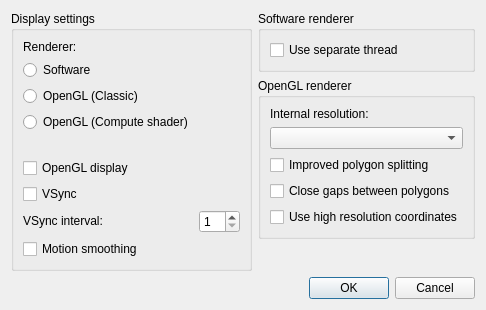
<?xml version="1.0" encoding="UTF-8"?>
<ui version="4.0">
 <class>VideoSettingsDialog</class>
 <widget class="QDialog" name="VideoSettingsDialog">
  <property name="geometry">
   <rect>
    <x>0</x>
    <y>0</y>
    <width>514</width>
    <height>316</height>
   </rect>
  </property>
  <property name="sizePolicy">
   <sizepolicy hsizetype="Preferred" vsizetype="Preferred">
    <horstretch>0</horstretch>
    <verstretch>0</verstretch>
   </sizepolicy>
  </property>
  <property name="windowTitle">
   <string>Video settings - melonDS</string>
  </property>
  <layout class="QGridLayout" name="gridLayout">
   <property name="sizeConstraint">
    <enum>QLayout::SizeConstraint::SetFixedSize</enum>
   </property>
   <property name="horizontalSpacing">
    <number>6</number>
   </property>
   <item row="1" column="1">
    <widget class="QGroupBox" name="groupBox_3">
     <property name="title">
      <string>OpenGL renderer</string>
     </property>
     <layout class="QGridLayout" name="gridLayout_4">
      <item row="0" column="0">
       <widget class="QLabel" name="label_3">
        <property name="text">
         <string>Internal resolution:</string>
        </property>
       </widget>
      </item>
      <item row="2" column="0">
       <widget class="QCheckBox" name="cbBetterPolygons">
        <property name="whatsThis">
         <string>&lt;html&gt;&lt;head/&gt;&lt;body&gt;&lt;p&gt;Enabling this may help reduce distortion on quads and more complex polygons, but may also reduce performance.&lt;/p&gt;&lt;/body&gt;&lt;/html&gt;</string>
        </property>
        <property name="text">
         <string>Improved polygon splitting</string>
        </property>
       </widget>
      </item>
      <item row="1" column="0">
       <widget class="QComboBox" name="cbxGLResolution">
        <property name="whatsThis">
         <string>&lt;html&gt;&lt;head/&gt;&lt;body&gt;&lt;p&gt;The resolution at which the 3D graphics will be rendered. Higher resolutions improve graphics quality when the main window is enlarged, but may also cause glitches.&lt;/p&gt;&lt;/body&gt;&lt;/html&gt;</string>
        </property>
       </widget>
      </item>
      <item row="3" column="0">
       <widget class="QCheckBox" name="cbCloseSeams">
        <property name="whatsThis">
         <string>&lt;html&gt;&lt;head/&gt;&lt;body&gt;&lt;p&gt;Widens solid polygons by one pixel so neighbouring polygons overlap. This removes the thin black lines and dots that can appear between terrain tiles, for example in the Pokémon games.&lt;/p&gt;&lt;/body&gt;&lt;/html&gt;</string>
        </property>
        <property name="text">
         <string>Close gaps between polygons</string>
        </property>
       </widget>
      </item>
      <item row="4" column="0">
       <widget class="QCheckBox" name="cbxComputeHiResCoords">
        <property name="text">
         <string>Use high resolution coordinates</string>
        </property>
       </widget>
      </item>
     </layout>
    </widget>
   </item>
   <item row="0" column="1">
    <widget class="QGroupBox" name="groupBox_2">
     <property name="title">
      <string>Software renderer</string>
     </property>
     <layout class="QGridLayout" name="gridLayout_3">
      <item row="0" column="0">
       <widget class="QCheckBox" name="cbSoftwareThreaded">
        <property name="whatsThis">
         <string>&lt;html&gt;&lt;head/&gt;&lt;body&gt;&lt;p&gt;Run the software renderer on a separate thread. Yields better performance on multi-core CPUs.&lt;/p&gt;&lt;/body&gt;&lt;/html&gt;</string>
        </property>
        <property name="text">
         <string>Use separate thread</string>
        </property>
       </widget>
      </item>
     </layout>
    </widget>
   </item>
   <item row="4" column="0" colspan="2">
    <widget class="QDialogButtonBox" name="buttonBox">
     <property name="orientation">
      <enum>Qt::Orientation::Horizontal</enum>
     </property>
     <property name="standardButtons">
      <set>QDialogButtonBox::StandardButton::Cancel|QDialogButtonBox::StandardButton::Ok</set>
     </property>
    </widget>
   </item>
   <item row="0" column="0" rowspan="3" alignment="Qt::AlignmentFlag::AlignTop">
    <widget class="QGroupBox" name="groupBox">
     <property name="title">
      <string>Display settings</string>
     </property>
     <layout class="QGridLayout" name="gridLayout_2">
      <item row="7" column="1">
       <widget class="QSpinBox" name="sbVSyncInterval">
        <property name="whatsThis">
         <string>&lt;html&gt;&lt;head/&gt;&lt;body&gt;&lt;p&gt;The interval at which to synchronize to the monitor's refresh rate. Set to 1 for a 60Hz monitor, 2 for 120Hz, ...&lt;/p&gt;&lt;/body&gt;&lt;/html&gt;</string>
        </property>
        <property name="minimum">
         <number>1</number>
        </property>
        <property name="maximum">
         <number>20</number>
        </property>
       </widget>
      </item>
      <item row="5" column="0" colspan="2">
       <widget class="QCheckBox" name="cbGLDisplay">
        <property name="whatsThis">
         <string>&lt;html&gt;&lt;head/&gt;&lt;body&gt;&lt;p&gt;Use OpenGL to draw the DS screens to the main window. May result in better frame pacing. Mandatory when using the OpenGL 3D renderer.&lt;/p&gt;&lt;/body&gt;&lt;/html&gt;</string>
        </property>
        <property name="text">
         <string>OpenGL display</string>
        </property>
       </widget>
      </item>
      <item row="4" column="0" colspan="2">
       <spacer name="verticalSpacer">
        <property name="orientation">
         <enum>Qt::Orientation::Vertical</enum>
        </property>
        <property name="sizeType">
         <enum>QSizePolicy::Policy::Fixed</enum>
        </property>
        <property name="sizeHint" stdset="0">
         <size>
          <width>20</width>
          <height>20</height>
         </size>
        </property>
       </spacer>
      </item>
      <item row="6" column="0" colspan="2">
       <widget class="QCheckBox" name="cbVSync">
        <property name="whatsThis">
         <string>&lt;html&gt;&lt;head/&gt;&lt;body&gt;&lt;p&gt;When using OpenGL, synchronize the video output to your monitor's refresh rate.&lt;/p&gt;&lt;/body&gt;&lt;/html&gt;</string>
        </property>
        <property name="text">
         <string>VSync</string>
        </property>
       </widget>
      </item>
      <item row="7" column="0">
       <widget class="QLabel" name="label_2">
        <property name="sizePolicy">
         <sizepolicy hsizetype="Fixed" vsizetype="Fixed">
          <horstretch>0</horstretch>
          <verstretch>0</verstretch>
         </sizepolicy>
        </property>
        <property name="whatsThis">
         <string>&lt;html&gt;&lt;head/&gt;&lt;body&gt;&lt;p&gt;The interval at which to synchronize to the monitor's refresh rate. Set to 1 for a 60Hz monitor, 2 for 120Hz, ...&lt;/p&gt;&lt;/body&gt;&lt;/html&gt;</string>
        </property>
        <property name="text">
         <string>VSync interval:</string>
        </property>
       </widget>
      </item>
      <item row="2" column="0" colspan="2">
       <widget class="QRadioButton" name="rb3DOpenGL">
        <property name="whatsThis">
         <string>&lt;html&gt;&lt;head/&gt;&lt;body&gt;&lt;p&gt;The OpenGL renderer may be faster than software and supports graphical enhancements, but is more prone to glitches.&lt;/p&gt;&lt;/body&gt;&lt;/html&gt;</string>
        </property>
        <property name="text">
         <string>OpenGL (Classic)</string>
        </property>
       </widget>
      </item>
      <item row="1" column="0" colspan="2">
       <widget class="QRadioButton" name="rb3DSoftware">
        <property name="whatsThis">
         <string>&lt;html&gt;&lt;head/&gt;&lt;body&gt;&lt;p&gt;The software renderer is more accurate and less prone to rendering glitches, but requires more CPU power.&lt;/p&gt;&lt;/body&gt;&lt;/html&gt;</string>
        </property>
        <property name="text">
         <string>Software</string>
        </property>
       </widget>
      </item>
      <item row="0" column="0" colspan="2">
       <widget class="QLabel" name="label">
        <property name="text">
         <string>Renderer:</string>
        </property>
       </widget>
      </item>
      <item row="3" column="0">
       <widget class="QRadioButton" name="rb3DCompute">
        <property name="text">
         <string>OpenGL (Compute shader)</string>
        </property>
       </widget>
      </item>
      <item row="8" column="0" colspan="2">
       <widget class="QCheckBox" name="cbMotionSmoothing">
        <property name="toolTip">
         <string>Generates in-between frames, like the motion smoothing on TVs. 30 fps games such as Pokémon look like 60 fps, and every game gets smoother on a 120 Hz or faster display. Adds up to one frame of delay.</string>
        </property>
        <property name="whatsThis">
         <string>&lt;html&gt;&lt;head/&gt;&lt;body&gt;&lt;p&gt;Generates in-between frames, like the motion smoothing on TVs. 30 fps games such as Pokémon look like 60 fps, and every game gets smoother on a 120 Hz or faster display. Adds up to one frame of delay.&lt;/p&gt;&lt;/body&gt;&lt;/html&gt;</string>
        </property>
        <property name="text">
         <string>Motion smoothing</string>
        </property>
       </widget>
      </item>
     </layout>
    </widget>
   </item>
  </layout>
 </widget>
 <tabstops>
  <tabstop>rb3DSoftware</tabstop>
  <tabstop>rb3DOpenGL</tabstop>
  <tabstop>cbGLDisplay</tabstop>
  <tabstop>cbVSync</tabstop>
  <tabstop>sbVSyncInterval</tabstop>
  <tabstop>cbSoftwareThreaded</tabstop>
  <tabstop>cbxGLResolution</tabstop>
  <tabstop>cbBetterPolygons</tabstop>
  <tabstop>cbCloseSeams</tabstop>
  <tabstop>cbMotionSmoothing</tabstop>
 </tabstops>
 <resources/>
 <connections>
  <connection>
   <sender>buttonBox</sender>
   <signal>accepted()</signal>
   <receiver>VideoSettingsDialog</receiver>
   <slot>accept()</slot>
   <hints>
    <hint type="sourcelabel">
     <x>248</x>
     <y>254</y>
    </hint>
    <hint type="destinationlabel">
     <x>157</x>
     <y>274</y>
    </hint>
   </hints>
  </connection>
  <connection>
   <sender>buttonBox</sender>
   <signal>rejected()</signal>
   <receiver>VideoSettingsDialog</receiver>
   <slot>reject()</slot>
   <hints>
    <hint type="sourcelabel">
     <x>316</x>
     <y>260</y>
    </hint>
    <hint type="destinationlabel">
     <x>286</x>
     <y>274</y>
    </hint>
   </hints>
  </connection>
 </connections>
</ui>
